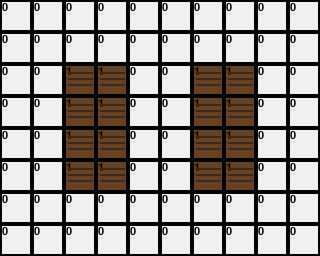

Below is a game level as drawn by its tile map, then a one-line description and the .tmx file that defines it, in full:
An orthogonal 10x8 tile map with 32x32 px tiles, 1 tile layer (Ground) and 2 objects (depot, inbound).

<map version="1.10" tiledversion="1.10.2" orientation="orthogonal" renderorder="right-down" width="10" height="8" tilewidth="32" tileheight="32" infinite="0" nextlayerid="3" nextobjectid="3">
 <tileset firstgid="1" name="warehouse_tileset" tilewidth="32" tileheight="32" tilecount="12" columns="4">
  <image source="../tilesets/warehouse_tileset.png" width="128" height="96" />
  <tile id="0">
   <properties>
    <property name="walkable" value="true" />
    <property name="type" value="floor" />
   </properties>
  </tile>
  <tile id="1">
   <properties>
    <property name="walkable" value="false" />
    <property name="type" value="rack" />
   </properties>
  </tile>
 </tileset>
 <layer id="1" name="Ground" width="10" height="8">
  <data encoding="csv">
1,1,1,1,1,1,1,1,1,1,
1,1,1,1,1,1,1,1,1,1,
1,1,2,2,1,1,2,2,1,1,
1,1,2,2,1,1,2,2,1,1,
1,1,2,2,1,1,2,2,1,1,
1,1,2,2,1,1,2,2,1,1,
1,1,1,1,1,1,1,1,1,1,
1,1,1,1,1,1,1,1,1,1
  </data>
 </layer>
 <objectgroup id="2" name="Objects">
  <object id="1" name="Depot" type="depot" x="288" y="224" width="32" height="32" />
  <object id="2" name="Inbound" type="inbound" x="32" y="32" width="32" height="32" />
 </objectgroup>
</map>
